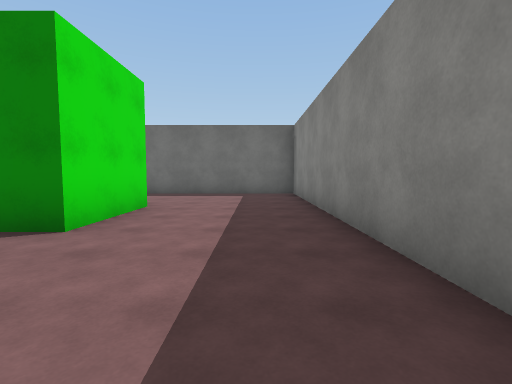
view 1 (above)

24 first-person views from a walk through a 3-D level made in the Unity game engine. The camera is 1.4 m above the floor, tilts 4° down and sees 85° across. The floor is counted in squares, 2 m on a side. Each view is taken from the middle of a square. On the plan, view 1 faces up. The plan holds only what a view shows up to about 9 squares ahead; the rest is blank. The place goes on beyond the plan. The player character is not drawn. Surface patterns are stand-ins for the level's own textures.

view 2
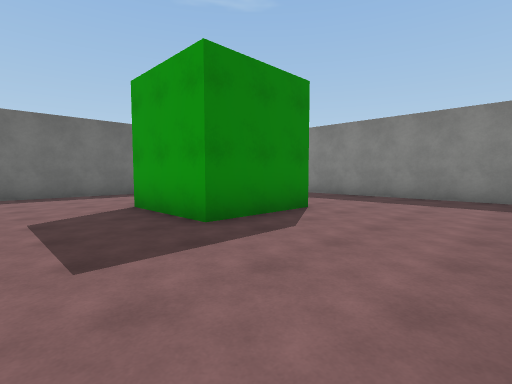

view 3
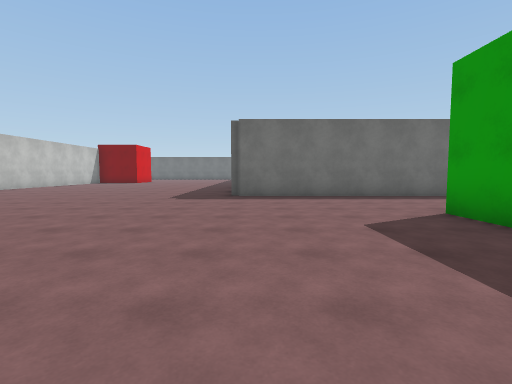

view 4
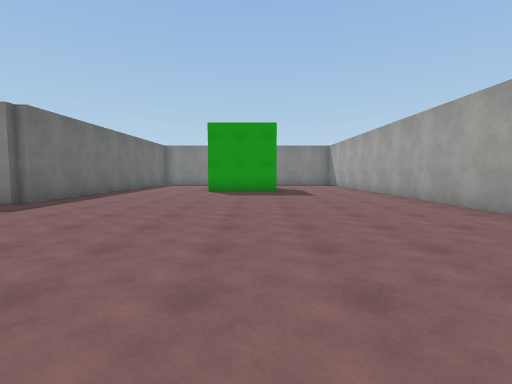

view 5
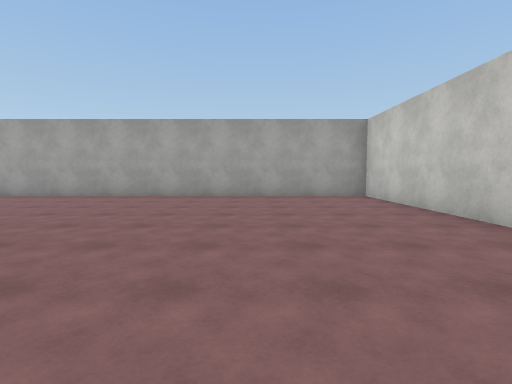

view 6
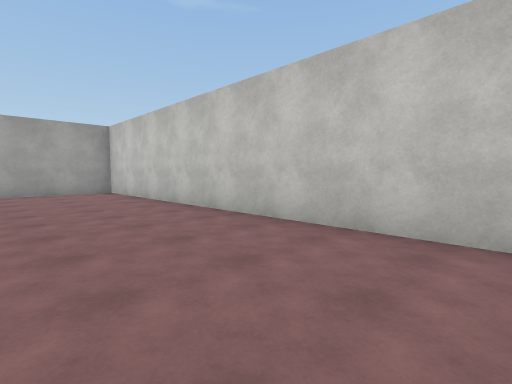

view 7
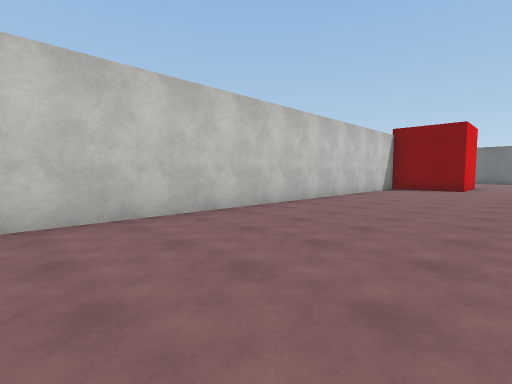

view 8
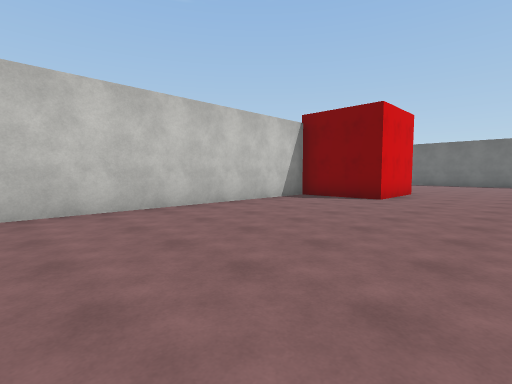

view 9
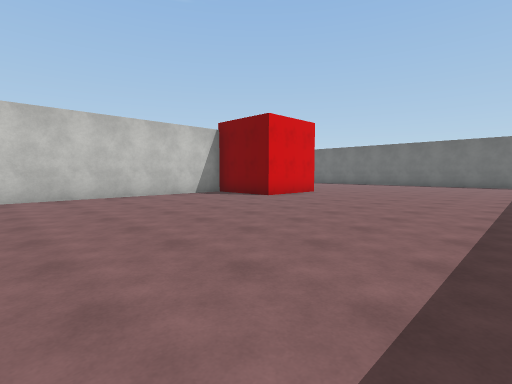

view 10
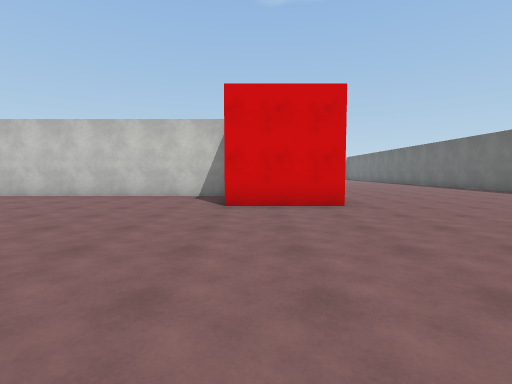

view 11
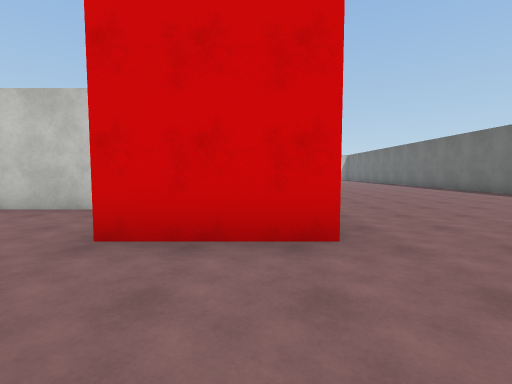

view 12
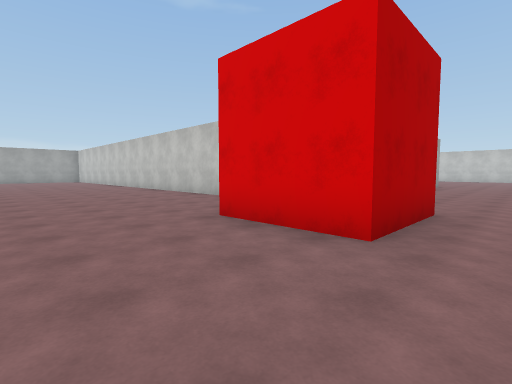

view 13
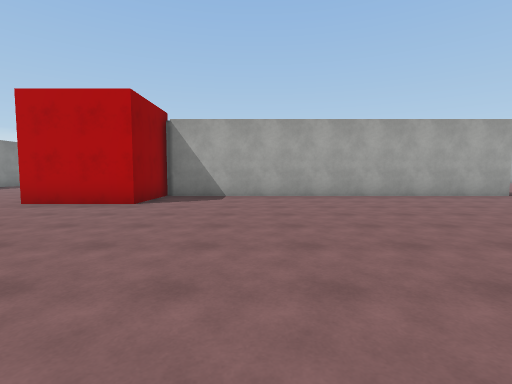

view 14
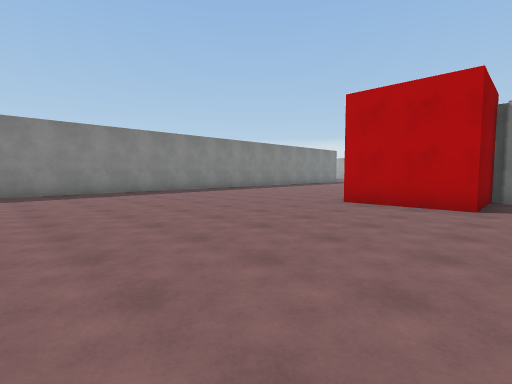

view 15
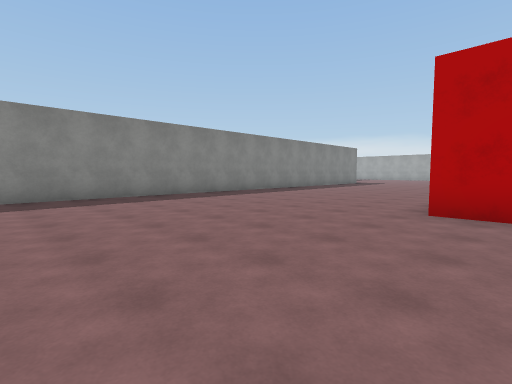

view 16
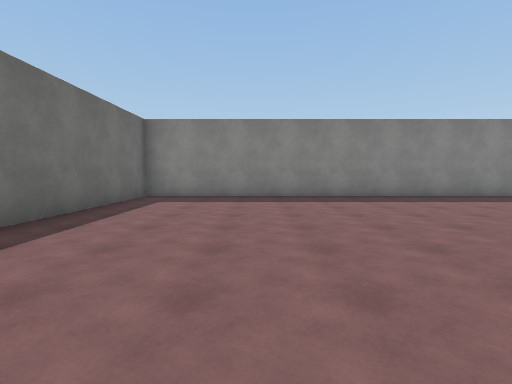

view 17
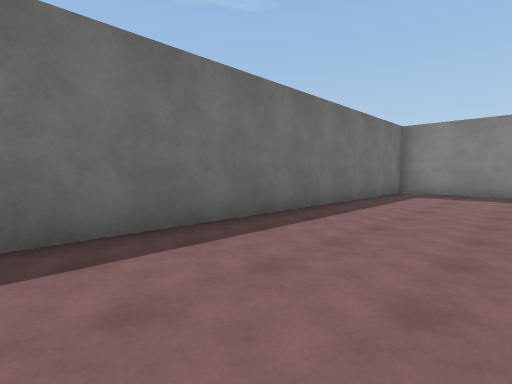

view 18
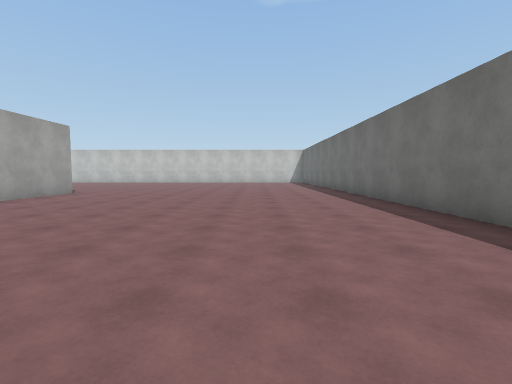

view 19
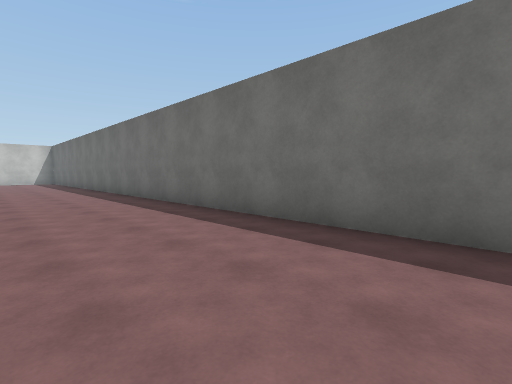

view 20
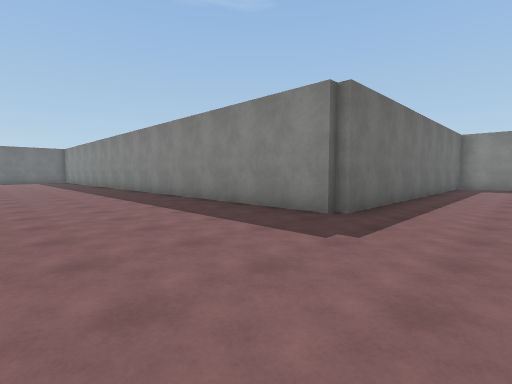

view 21
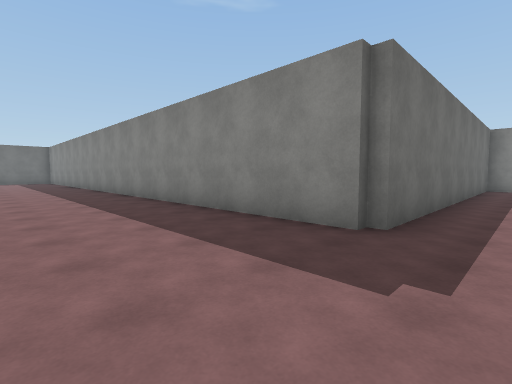

view 22
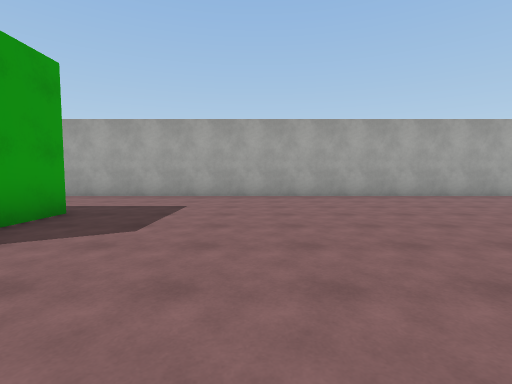

view 23
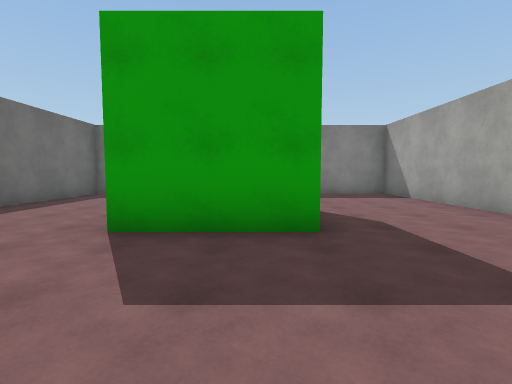

view 24
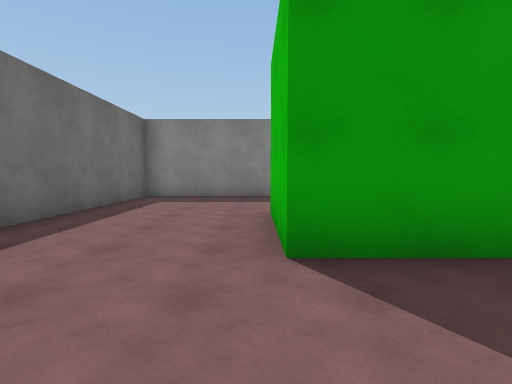

### Floor plan
Points are (right, up) in squares from view 1. A wall is a line through its corners. A room is listed if a view was taken in it or the views show most of it. See-through windows are left out.
Room 1 (views 1, 2, 3, 4, 5, 6, 7, 8, 9, 10, 11, 12, 13, 14, 15, 16, 17, 18, 19, 20, 21, 22, 23, 24)
walls: (-15.8, 19.4) (-18.3, 19.4) (-18.3, 21.8) (-15.8, 21.8) (-15.8, 19.4); (-18.2, 19.4) (-18.2, -0.3) (1.1, -0.3); (-4.7, 5.7) (-2.2, 5.7) (-2.2, 3.2) (-4.7, 3.2) (-4.7, 5.7); (-28.5, 19.8) (-18.5, 19.8); (1.3, 0.2) (1.3, 9.2) (-8.7, 9.2) (-8.7, 29.2) (-28.1, 29.2)

Positions as (right, up) in squares from view 1, and headings:
1: (0, 0), facing up
2: (-7, 0), facing up-right
3: (-8, 1), facing up
4: (-15, 4), facing right
5: (-15, 8), facing down
6: (-15, 10), facing down-left
7: (-14, 7), facing up-left
8: (-13, 12), facing up-left
9: (-10, 13), facing up-left
10: (-10, 20), facing left
11: (-13, 21), facing left
12: (-13, 23), facing down-left
13: (-21, 28), facing down
14: (-19, 28), facing down-right
15: (-17, 27), facing down-right
16: (-17, 26), facing right
17: (-19, 26), facing up-right
18: (-19, 26), facing left
19: (-18, 26), facing up-left
20: (-13, 7), facing up-right
21: (-12, 8), facing up-right
22: (-8, 8), facing down
23: (-8, 4), facing right
24: (-7, 6), facing right
